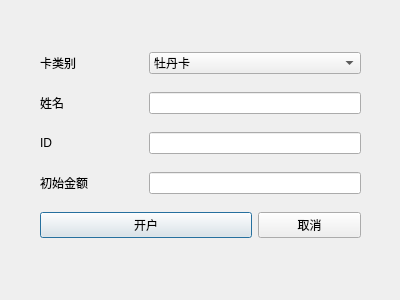
<?xml version="1.0" encoding="UTF-8"?>
<ui version="4.0">
 <class>openaccount</class>
 <widget class="QDialog" name="openaccount">
  <property name="geometry">
   <rect>
    <x>0</x>
    <y>0</y>
    <width>400</width>
    <height>300</height>
   </rect>
  </property>
  <property name="windowTitle">
   <string>开户</string>
  </property>
  <widget class="QWidget" name="layoutWidget">
   <property name="geometry">
    <rect>
     <x>40</x>
     <y>40</y>
     <width>321</width>
     <height>211</height>
    </rect>
   </property>
   <layout class="QGridLayout" name="gridLayout">
    <item row="0" column="0">
     <widget class="QLabel" name="label_3">
      <property name="text">
       <string>卡类别</string>
      </property>
     </widget>
    </item>
    <item row="0" column="1" colspan="2">
     <widget class="QComboBox" name="comboBox">
      <item>
       <property name="text">
        <string>牡丹卡</string>
       </property>
      </item>
      <item>
       <property name="text">
        <string>玫瑰卡</string>
       </property>
      </item>
     </widget>
    </item>
    <item row="1" column="0">
     <widget class="QLabel" name="label">
      <property name="text">
       <string>姓名</string>
      </property>
     </widget>
    </item>
    <item row="1" column="1" colspan="2">
     <widget class="QLineEdit" name="name"/>
    </item>
    <item row="2" column="0">
     <widget class="QLabel" name="label_4">
      <property name="text">
       <string>ID</string>
      </property>
     </widget>
    </item>
    <item row="2" column="1" colspan="2">
     <widget class="QLineEdit" name="ID"/>
    </item>
    <item row="3" column="0">
     <widget class="QLabel" name="label_2">
      <property name="text">
       <string>初始金额</string>
      </property>
     </widget>
    </item>
    <item row="3" column="1" colspan="2">
     <widget class="QLineEdit" name="initmoney"/>
    </item>
    <item row="4" column="0" colspan="2">
     <widget class="QPushButton" name="kaihu">
      <property name="text">
       <string>开户</string>
      </property>
     </widget>
    </item>
    <item row="4" column="2">
     <widget class="QPushButton" name="quxiao">
      <property name="text">
       <string>取消</string>
      </property>
     </widget>
    </item>
   </layout>
  </widget>
 </widget>
 <resources/>
 <connections/>
</ui>
